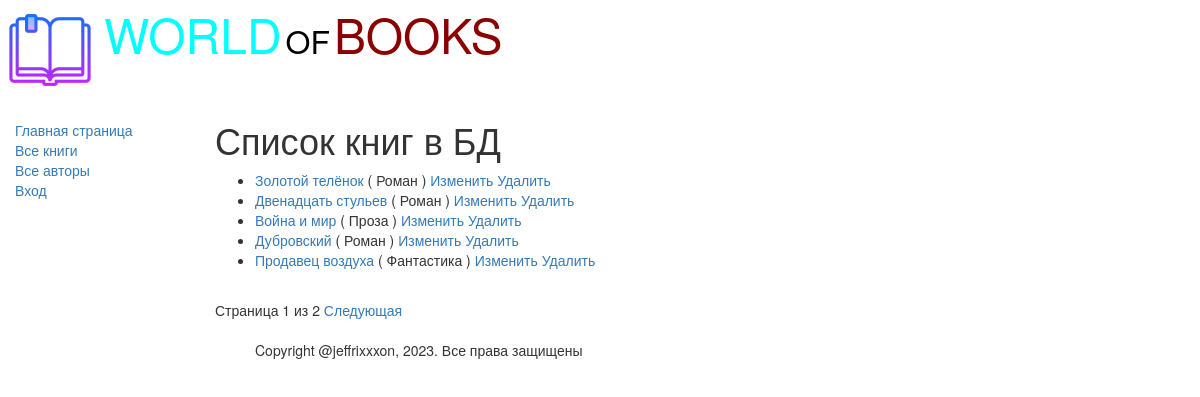
The page /books/ on the database its author committed.
### catalog/models.py (models this page shows, shortened)
class Book(models.Model):
    title = models.CharField(max_length=200,
                             help_text='Введите название книги',
                             verbose_name='Название книги')
    genre = models.ForeignKey('Genre',
                              on_delete=models.CASCADE,
                              help_text='Выберите жанр для книги',
                              verbose_name='Жанр книги', null=True)
    language = models.ForeignKey('Language',
                                 on_delete=models.CASCADE,
                                 help_text='Выберите язык книги',
                                 verbose_name='Язык книги', null=True)
    author = models.ManyToManyField('Author',
                                    help_text='Выберите автора книги',
                                    verbose_name='Автор книги')
    summary = models.TextField(max_length=1000,
                               help_text='Введите краткое описание книги',
                               verbose_name='Аннотация книги')
    isbn = models.CharField(max_length=13,
                            help_text='Должно содержать 13 символов',
                            verbose_name='ISBN книги')
    def display_author(self):
        return ', '.join([author.last_name for author in self.author.all()])
    display_author.short_description = 'Авторы'
    def get_absolute_url(self):
        return reverse('book-detail', args=[str(self.id)])

class Genre(models.Model):
    name = models.CharField(max_length=200,
                            help_text='Введите жанр книги',
                            verbose_name='Жанр книги')
    def __str__(self):
        return self.name

### catalog/views.py (the view)
# urls.py: re_path(r'^books/$', views.BookListView.as_view(), name='books'),
class BookListView(generic.ListView):
    model = Book
    paginate_by = 5

### catalog/templates/catalog/book_list.html
{% extends "base_generic.html" %}
{% block content %}
    <h1>Список книг в БД</h1>
    {% if book_list %}
    <ul>
        {% for book in book_list %}
        <li>
            <a href="{{ book.get_absolute_url }}">
                    {{ book.title }}</a> ( {{ book.genre }} )
            <a href="/book/update/{{book.id}}">Изменить</a>
            <a href="/book/delete/{{book.id}}">Удалить</a>
        </li>
        {% endfor %}
    </ul>
    {% else %}
        <p>В базе данных нет книг</p>
    {% endif %}
{% endblock %}

### rows shown on the page
Book: title "Золотой телёнок", genre "Роман"
Book: title "Двенадцать стульев", genre "Роман"
Book: title "Война и мир", genre "Проза"
Book: title "Дубровский", genre "Роман"
Book: title "Продавец воздуха", genre "Фантастика"

### other values the page prints
{{ page_obj.number }} "1"
{{ page_obj.paginator.num_pages }} "2"
